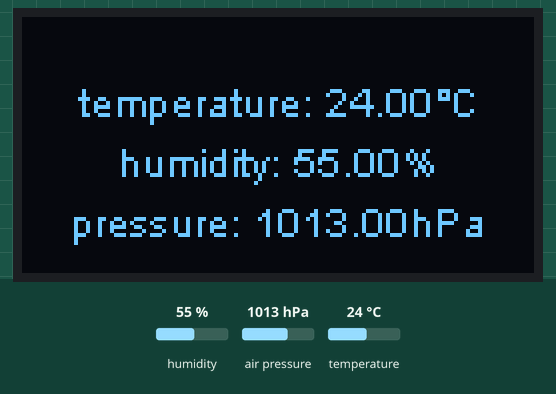
Simulated run of this sketch. Board: ESP32. Shown: 128×64 one-colour display. The inputs (shaded band) are chosen by the test bench; at power-on: humidity 55 %, air pressure 1013 hPa, temperature 24 °C. WiFi joins after 1.5 s; servers stay silent unless stated; uploads are accepted with an empty reply; what the sketch prints to the serial monitor is not drawn.

Above: at 7.3 s.
7.4 s: humidity set to 22 %
At 11.0 s:
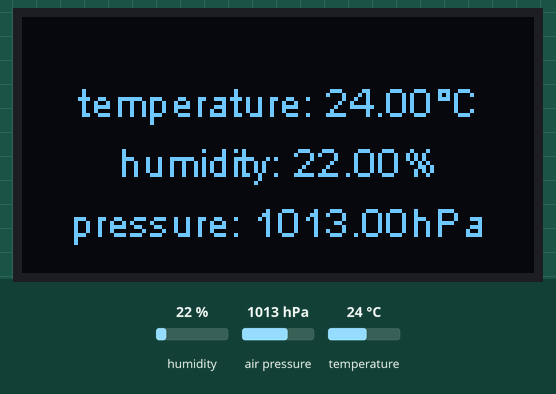
11.5 s: air pressure set to 952 hPa
At 16.1 s:
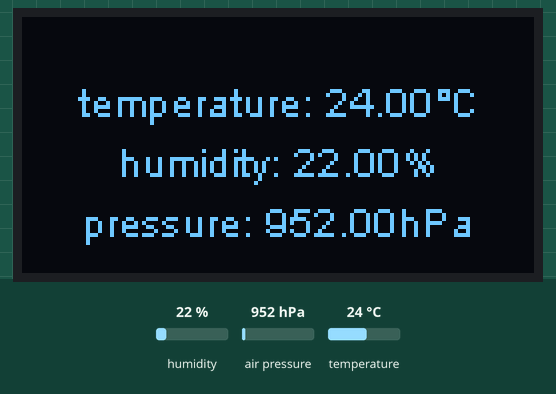
16.5 s: temperature set to 12 °C
At 21.1 s:
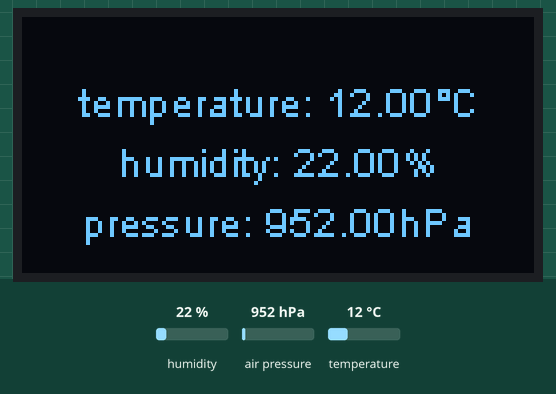
21.5 s: humidity set to 40 %
At 26.1 s:
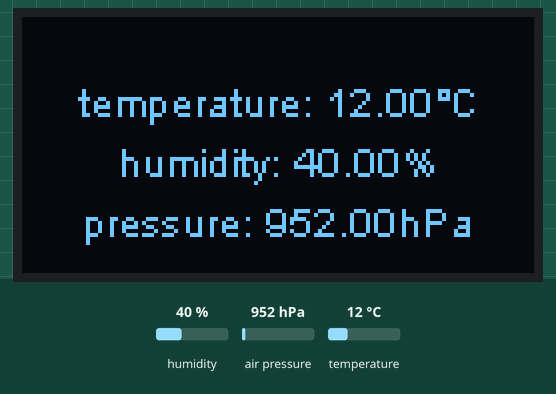
Timing chart, 0 to 27.5 s (numbered marks = the images above; inputs shaded):
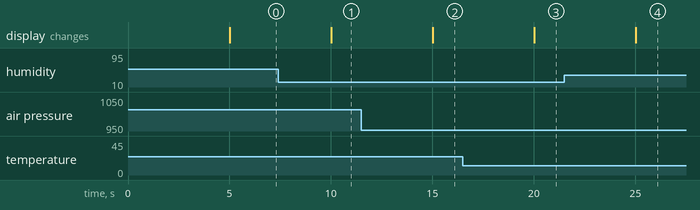

Measured:
- after the input at 7.4 s, the display: changes after 2.6 s (image 1)
- after the input at 11.5 s, the display: changes after 3.5 s (image 2)
- after the input at 16.5 s, the display: changes after 3.5 s (image 3)
- after the input at 21.5 s, the display: changes after 3.5 s (image 4)

The sketch:

bme280wemos.ino
```cpp
#include <Wire.h>
#include <Adafruit_Sensor.h>
#include <Adafruit_BME280.h>
#include <ArduinoJson.h>
#include <HTTPClient.h>
#include <WiFiMulti.h>
#include <SSD1306.h>

#define SEALEVELPRESSURE_HPA (1013.25)
#define TIME_INTERVAL 5000
const char *AP_SSID = "MikroTik123";
const char *AP_PWD = "12345678";
unsigned long timeCur;
unsigned long timePrev;


String temp = "";
String hum = "";
String pres = "";
Adafruit_BME280 bme; // I2C
WiFiMulti wifiMulti;
SSD1306  display(0x3c, 5, 4);
void setup() {
    //////////////OLED////////////////
    display.init();
    display.flipScreenVertically();
    display.setFont(ArialMT_Plain_10);
    //////////////////////////////////
    Wire.begin(5,4);
    Serial.begin(9600);
    Serial.println(F("BME280 test"));

    unsigned status;

    // default settings
    status = bme.begin(0x76);

    if (!status) {
        while (1){
          Serial.println("Cannot connect");
          delay(1000);
        }
    }
    wifiMulti.addAP(AP_SSID, AP_PWD);
    timeCur = millis();
    timePrev = 0;
}

void wifiHandle(){
  if (wifiMulti.run() == WL_CONNECTED) {
    HTTPClient http;
    http.begin("http://192.168.89.2:8081/send");
    http.addHeader("Content-Type", "application/json");
    StaticJsonDocument<200> doc;
    doc["temp"] = bme.readTemperature();
    doc["humidity"] = bme.readHumidity();
    doc["pressure"] = bme.readPressure() / 100.0F;

    String requestBody;
    serializeJson(doc, requestBody);

    int httpResponseCode = http.POST(requestBody);

    if(httpResponseCode > 0){
      String response = http.getString();

      Serial.println(httpResponseCode);
      Serial.println(response);
    }else{
      Serial.println("Error occured");
    }
  }
}

void loop() {
  timeCur = millis();
  if(timeCur - timePrev > TIME_INTERVAL){

    timePrev = timeCur;
    display.clear();
    display.setColor(WHITE);
    display.setTextAlignment(TEXT_ALIGN_CENTER);
    temp += "temperature: ";
    temp += String(bme.readTemperature());
    temp += "°C";
    display.drawString(64, 15, temp);
    hum += "humidity: ";
    hum += String(bme.readHumidity());
    hum += "%";
    display.drawString(64, 30, hum);
    pres += "pressure: ";
    pres += String(bme.readPressure() / 100.F);
    pres += "hPa";
    display.drawString(64, 45, pres);
    display.setFont(ArialMT_Plain_10);
    display.display();
    wifiHandle();
    temp = "";
    hum = "";
    pres = "";
  }

}
```
